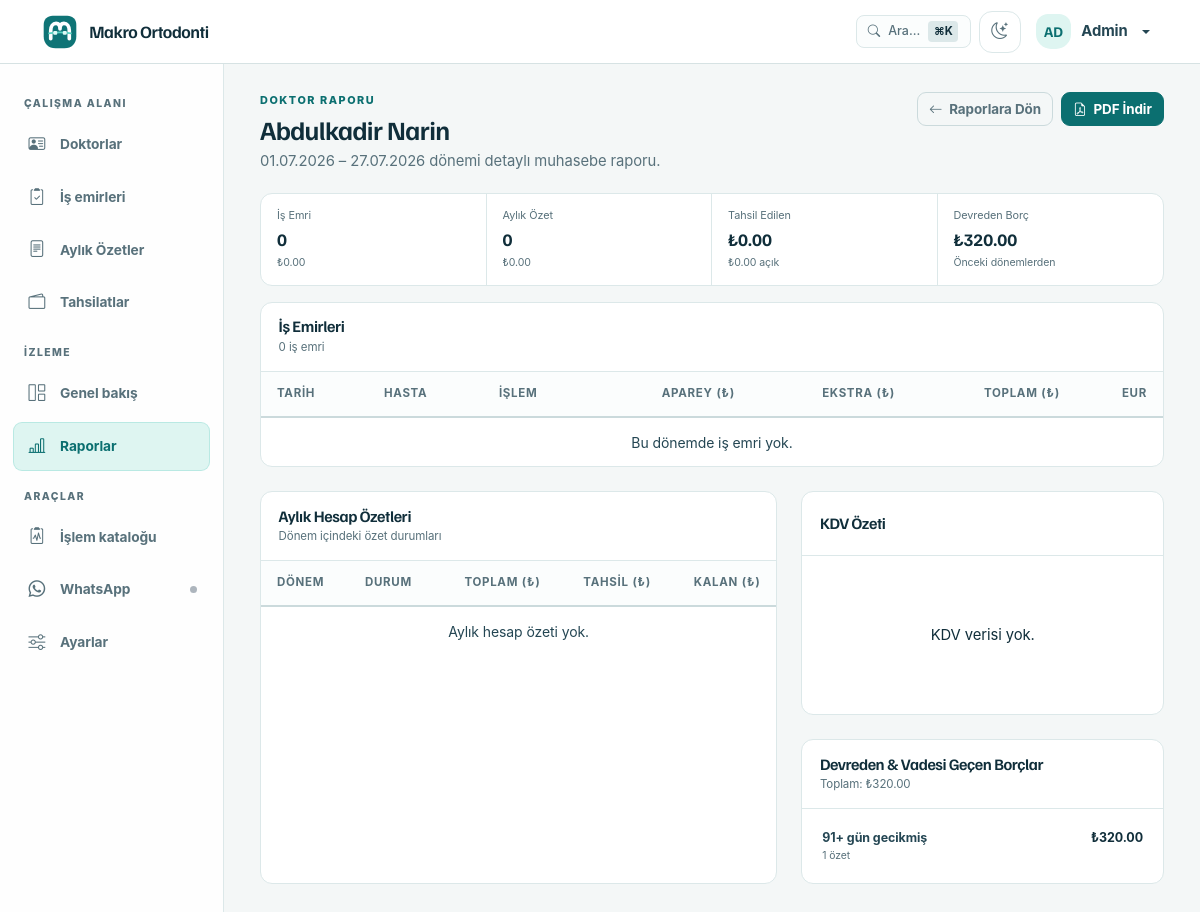
The app's page /reports/doctor/1?period=this_month&start_date=2026-07-01&end_date=2026-07-27 (signed in) with its own data.
### app/models/models.py (models this page shows, shortened)
class User(UserMixin, Base, TimestampMixin):
    __tablename__ = "users"
    id: Mapped[int] = mapped_column(Integer, primary_key=True, autoincrement=True)
    username: Mapped[str] = mapped_column(String(50), nullable=False, unique=True, index=True)
    password_hash: Mapped[str] = mapped_column(String(256), nullable=False)
    full_name: Mapped[str] = mapped_column(String(150), nullable=False)
    role: Mapped[str] = mapped_column(String(20), nullable=False, default="staff", index=True)
    is_active: Mapped[bool] = mapped_column(Boolean, default=True, nullable=False)
    last_login: Mapped[datetime | None] = mapped_column(DateTime, nullable=True)
    api_token_hash: Mapped[str | None] = mapped_column(String(64), nullable=True, unique=True, index=True)
    ROLE_ADMIN = "admin"
    ROLE_STAFF = "staff"
    VALID_ROLES = [ROLE_ADMIN, ROLE_STAFF]

class Party(Base, TimestampMixin):
    __tablename__ = "parties"
    id: Mapped[int] = mapped_column(Integer, primary_key=True, autoincrement=True)
    party_type: Mapped[str] = mapped_column(
        SQLEnum(PartyType), nullable=False, default=PartyType.DENTIST, index=True
    )
    name: Mapped[str] = mapped_column(String(200), nullable=False)  # full name or company name
    phone: Mapped[str | None] = mapped_column(String(20), nullable=True, index=True)
    email: Mapped[str | None] = mapped_column(String(200), nullable=True)
    address: Mapped[str | None] = mapped_column(Text, nullable=True)
    tax_id: Mapped[str | None] = mapped_column(String(50), nullable=True)  # TC Kimlik / Vergi No
    notes: Mapped[str | None] = mapped_column(Text, nullable=True)
    is_active: Mapped[bool] = mapped_column(Boolean, default=True, nullable=False, index=True)
    previous_balance: Mapped[Decimal] = mapped_column(Numeric(12, 2), default=Decimal("0.00"), nullable=False)
    applies_kdv: Mapped[bool] = mapped_column(Boolean, default=False, nullable=False, index=True)
    first_name: Mapped[str | None] = mapped_column(String(100), nullable=True)
    last_name: Mapped[str | None] = mapped_column(String(100), nullable=True)
    date_of_birth: Mapped[date | None] = mapped_column(nullable=True)
    treatment_status: Mapped[str] = mapped_column(
        String(30), default="active", nullable=False, index=True
    )
    contact_person: Mapped[str | None] = mapped_column(String(150), nullable=True)
    contact_phone: Mapped[str | None] = mapped_column(String(20), nullable=True)
    referred_by_id: Mapped[int | None] = mapped_column(Integer, ForeignKey("parties.id"), nullable=True, index=True)
    referred_by = relationship("Party", remote_side="Party.id", foreign_keys=[referred_by_id], lazy="selectin")
    invoices: Mapped[list["Invoice"]] = relationship(
        back_populates="party", lazy="selectin"
    )
    patient: Mapped["Patient"] = relationship(
        back_populates="party", uselist=False, lazy="selectin"
    )
    treatments: Mapped[list["PatientTreatment"]] = relationship(
        back_populates="party", lazy="selectin"
    )
    work_orders: Mapped[list["WorkOrder"]] = relationship(
        back_populates="party", lazy="selectin"
    )
    previous_balance_payments: Mapped[list["PartyPayment"]] = relationship(
        back_populates="party",
        cascade="all, delete-orphan",
        lazy="selectin",
        order_by="PartyPayment.payment_date.desc(), PartyPayment.id.desc()",
    )
    __table_args__ = (
        UniqueConstraint("name", "phone", "party_type", name="uq_party_identity"),
    )
    @property
    def previous_balance_collected(self) -> Decimal:
        return money(sum(
            (payment.amount for payment in self.previous_balance_payments),
            Decimal("0.00"),
        ))
    @property
    def previous_balance_outstanding(self) -> Decimal:
        return money(max(
            money(self.previous_balance or Decimal("0.00")) - self.previous_balance_collected,
            Decimal("0.00"),
        ))

### app/routes/reports.py (the view)
@reports_bp.route("/doctor/<int:party_id>")
@login_required
@permissions_required("reports.view")
def doctor_detail(party_id: int):
    today = date.today()
    start_date, end_date, selected_period = resolve_period(
        today,
        request.args.get("period", "this_month"),
        request.args.get("start_date", ""),
        request.args.get("end_date", ""),
    )
    data = fetch_report_data(start_date, end_date)
    detail = build_doctor_detail(party_id, start_date, end_date, data["all_makbuzlar"], data["work_orders"])
    vat_summary = build_vat_summary([
        m for m in data["makbuzlar"] if m.party_id == party_id
    ])
    return render_template(
        "reports/doctor_detail.html",
        today=today,
        start_date=start_date,
        end_date=end_date,
        selected_period=selected_period,
        detail=detail,
        vat_summary=vat_summary,
        current_rate=data["current_rate"],
        month_names=MONTH_NAMES,
    )

### app/__init__.py (called while the page is built, shortened)
def _get_cached_setting(key: str, default: str = "") -> str:
    now = time.monotonic()
    cached = _settings_cache.get(key)
    if cached and (now - cached[0]) < _SETTINGS_CACHE_TTL:
        return cached[1]

### app/authz.py (called while the page is built)
def has_permission(user, permission: str) -> bool:
    permissions = ROLE_PERMISSIONS.get(getattr(user, "role", None), frozenset())
    return "*" in permissions or permission in permissions

def permissions_required(*permissions: str):
    def decorator(view_func):
        @wraps(view_func)
        def wrapped(*args, **kwargs):
            if not current_user.is_authenticated:
                return redirect(url_for("auth.login"))
            if not all(has_permission(current_user, permission) for permission in permissions):
                flash("Bu işlem için yetkiniz bulunmuyor.", "danger")
                return redirect(url_for("dashboard.index"))
            return view_func(*args, **kwargs)
        return wrapped
    return decorator

### app/models/models.py (called while the page is built)
def money(value: object) -> Decimal:
    if value is None:
        return Decimal("0.00")
    return Decimal(str(value)).quantize(MONEY_SCALE, rounding=ROUND_HALF_UP)

### app/services/exchange_service.py (called while the page is built, shortened)
def get_rate_health(max_age_days: int = 2) -> dict:
    latest = db.session.execute(
        db.select(ExchangeRate)
        .order_by(ExchangeRate.rate_date.desc())
        .limit(1)
    ).scalar_one_or_none()
    age_days = (date.today() - latest.rate_date).days
    return {
        "exists": True,
        "is_stale": age_days > max_age_days,
        "age_days": age_days,
        "last_date": latest.rate_date,
        "last_rate": Decimal(str(latest.eur_to_try)),
    }

def ensure_daily_rate(max_age_days: int = 2) -> dict:
    global _last_auto_check_date
    today = date.today()
    if _last_auto_check_date == today:
        return get_rate_health(max_age_days=max_age_days)

### app/services/reports_service.py (called while the page is built, shortened)
def build_vat_summary(makbuzlar: list[Makbuz]) -> list[VATSummary]:
    summaries: dict[Decimal, VATSummary] = {}
    return sorted(summaries.values(), key=lambda s: s.rate)

### app/services/validation_service.py (called while the page is built)
def parse_date(date_str: str) -> date | None:
    if not date_str:
        return None
    try:
        return date.fromisoformat(date_str.strip())
    except ValueError:
        return None

### app/services/whatsapp_service.py (called while the page is built)
    @classmethod
    def quick_state(cls) -> str:
        with cls._state_lock:
            if cls._connected:
                return "connected"
            if cls._thread is not None and cls._thread.is_alive():
                return "connecting"
            return "disconnected"

### app/templates/reports/doctor_detail.html (shortened to what this page needs)
{% extends "base.html" %}
{% block content %}
<header class="workspace-header">
    <div>
        <div class="page-eyebrow">Doktor Raporu</div>
        <h1>{{ detail.doctor.doctor_name }}</h1>
        <p>{{ start_date.strftime('%d.%m.%Y') }} – {{ end_date.strftime('%d.%m.%Y') }} dönemi detaylı muhasebe raporu.</p>
    </div>
    <div class="d-flex gap-2">
        <a href="{{ url_for('reports.index', period=selected_period, start_date=start_date.isoformat(), end_date=end_date.isoformat()) }}" class="btn btn-outline-secondary btn-sm">
            <i class="bi bi-arrow-left"></i> Raporlara Dön
        </a>
        <a href="{{ url_for('reports.doctor_pdf', party_id=detail.doctor.party_id, period=selected_period, start_date=start_date.isoformat(), end_date=end_date.isoformat()) }}" class="btn btn-primary btn-sm" target="_blank">
            <i class="bi bi-file-earmark-pdf"></i> PDF İndir
        </a>
    </div>
</header>
<div class="summary-line summary-line--four" aria-label="Doktor özeti">
    <div><span>İş Emri</span><strong>{{ detail.doctor.work_order_count }}</strong><small>₺{{ "{:,.2f}".format(detail.doctor.total_try) }}</small></div>
    <div><span>Aylık Özet</span><strong>{{ detail.doctor.makbuz_count }}</strong><small>₺{{ "{:,.2f}".format(detail.doctor.makbuz_total_try) }}</small></div>
    <div><span>Tahsil Edilen</span><strong>₺{{ "{:,.2f}".format(detail.doctor.collected_try) }}</strong><small>₺{{ "{:,.2f}".format(detail.doctor.outstanding_try) }} açık</small></div>
    <div><span>Devreden Borç</span><strong>₺{{ "{:,.2f}".format(detail.previous_debt) }}</strong><small>{% if detail.previous_debt > 0 %}Önceki dönemlerden{% else %}Borç yok{% endif %}</small></div>
</div>
<section class="work-panel mb-4" aria-labelledby="wo-title">
    <div class="work-panel__header">
        <div><h2 id="wo-title">İş Emirleri</h2><p>{{ detail.work_orders|length }} iş emri</p></div>
    </div>
    <div class="table-responsive">
        <table class="table table-hover">
            <thead><tr>
                <th>Tarih</th>
                <th>Hasta</th>
                <th>İşlem</th>
                <th class="text-end">Aparey (₺)</th>
                <th class="text-end">Ekstra (₺)</th>
                <th class="text-end">Toplam (₺)</th>
                <th class="text-end">EUR</th>
            </tr></thead>
            <tbody>
                {% for item in detail.work_orders %}
                {% set wo = item.work_order %}
                <tr>
                    <td>{{ wo.work_date.strftime('%d.%m.%Y') }}</td>
                    <td><strong>{{ wo.patient_name }}</strong></td>
                    <td>{{ (wo.apparatus_type or '')|truncate(50) }}</td>
                    <td class="text-end">{{ "{:,.2f}".format(wo.apparatus_price) }}</td>
                    <td class="text-end">{{ "{:,.2f}".format(wo.extra_price) }}</td>
                    <td class="text-end fw-bold">{{ "{:,.2f}".format(wo.total_price) }}</td>
                    <td class="text-end">€{{ "{:,.2f}".format(item.total_eur) }}</td>
                </tr>
                {% else %}<tr><td colspan="7" class="empty-state">Bu dönemde iş emri yok.</td></tr>{% endfor %}
            </tbody>
        </table>
    </div>
</section>
<div class="row g-4 mb-4">
    <div class="col-xl-7">
        <section class="work-panel h-100" aria-labelledby="makbuz-title">
            <div class="work-panel__header">
                <div><h2 id="makbuz-title">Aylık Hesap Özetleri</h2><p>Dönem içindeki özet durumları</p></div>
            </div>
            <div class="table-responsive">
                <table class="table table-hover">
                    <thead><tr>
                        <th>Dönem</th>
                        <th>Durum</th>
                        <th class="text-end">Toplam (₺)</th>
                        <th class="text-end">Tahsil (₺)</th>
                        <th class="text-end">Kalan (₺)</th>
                    </tr></thead>
                    <tbody>
                        {% for item in detail.makbuzlar %}
                        {% set m = item.makbuz %}
                        <tr>
                            <td><strong>{{ month_names[m.month] }} {{ m.year }}</strong></td>
                            <td>
                                {% if m.status == 'paid' %}<span class="badge bg-success">Ödendi</span>
                                {% elif m.status == 'sent' %}<span class="badge bg-warning text-dark">Gönderildi</span>
                                {% else %}<span class="badge bg-secondary">Taslak</span>{% endif %}
                            </td>
                            <td class="text-end">{{ "{:,.2f}".format(m.grand_total) }}</td>
                            <td class="text-end">{{ "{:,.2f}".format(item.collected) }}</td>
                            <td class="text-end {% if item.outstanding > 0 %}text-danger{% endif %}">{{ "{:,.2f}".format(item.outstanding) }}</td>
                        </tr>
                        {% else %}<tr><td colspan="5" class="empty-state">Aylık hesap özeti yok.</td></tr>{% endfor %}
                    </tbody>
                </table>
            </div>
        </section>
    </div>
    <div class="col-xl-5">
        <section class="work-panel mb-4" aria-labelledby="vat-detail-title">
            <div class="work-panel__header"><div><h2 id="vat-detail-title">KDV Özeti</h2></div></div>
            <div class="card-body">
                {% for v in vat_summary %}
                <div class="status-count-row"><span>{{ v.label }}</span><strong>₺{{ "{:,.2f}".format(v.vat_amount) }}</strong></div>
                {% else %}<div class="empty-state">KDV verisi yok.</div>{% endfor %}
            </div>
        </section>
        <section class="work-panel" aria-labelledby="aging-detail-title">
            <div class="work-panel__header"><div><h2 id="aging-detail-title">Devreden & Vadesi Geçen Borçlar</h2><p>Toplam: ₺{{ "{:,.2f}".format(detail.total_outstanding) }}</p></div></div>
            <div class="card-body">
                {% for b in detail.aging %}
                {% if b.amount > 0 %}
                <div class="aging-row">
                    <div><span>{{ b.label }}</span><small>{{ b.count }} özet</small></div>
                    <strong>₺{{ "{:,.2f}".format(b.amount) }}</strong>
                </div>
                {% endif %}
                {% else %}<div class="empty-state">Açık alacak yok.</div>{% endfor %}
            </div>
        </section>
    </div>
</div>
{% endblock %}

### app/templates/components/navbar.html (shortened to what this page needs)
<nav class="navbar fixed-top" aria-label="Üst menü">
    <div class="container-fluid">
        <a class="navbar-brand d-flex align-items-center" href="{{ url_for('dashboard.index') }}" aria-label="{{ clinic_name }} ana sayfa">
            <span class="brand-mark" aria-hidden="true"></span>
            <span class="brand-copy"><span>{{ clinic_name }}</span></span>
        </a>
        <ul class="navbar-nav ms-auto flex-row align-items-center gap-2">
                {% if current_user.is_authenticated %}
                <li class="nav-item">
                    <button class="cmd-k-trigger" type="button" data-bs-toggle="modal" data-bs-target="#commandPaletteModal" title="Hızlı Arama (Cmd+K)">
                        <i class="bi bi-search"></i>
                        <span class="d-none d-sm-inline">Ara...</span>
                        <span class="cmd-k-badge">⌘K</span>
                    </button>
                </li>
                <li class="nav-item">
                    <button class="theme-toggle" type="button" aria-label="Tema değiştir" title="Açık/Koyu tema">
                        <i class="bi bi-moon-stars" aria-hidden="true"></i>
                    </button>
                </li>
                <li class="nav-item dropdown">
                    <a class="nav-link dropdown-toggle user-menu" href="#" data-bs-toggle="dropdown" aria-expanded="false" aria-label="{{ current_user.full_name }} kullanıcı menüsü">
                        <span class="user-avatar" aria-hidden="true">{{ current_user.full_name[:2]|upper }}</span>
                        <span class="user-name">{{ current_user.full_name }}</span>
                    </a>
                </li>
                {% endif %}
        </ul>
    </div>
</nav>

### records on screen
User: full_name "AD", full_name "Admin"
Party: doctor.doctor_name "Abdulkadir Narin"

### other values on screen
{{ clinic_name }} "Makro Ortodonti"
{{ start_date.strftime('%d.%m.%Y') }} "01.07.2026"
{{ end_date.strftime('%d.%m.%Y') }} "27.07.2026"
{{ detail.doctor.work_order_count }} "0"
{{ "{:,.2f}".format(detail.doctor.total_try) }} "0.00"
{{ detail.doctor.makbuz_count }} "0"
{{ "{:,.2f}".format(detail.doctor.makbuz_total_try) }} "0.00"
{{ "{:,.2f}".format(detail.doctor.collected_try) }} "0.00"
{{ "{:,.2f}".format(detail.doctor.outstanding_try) }} "0.00"
{{ "{:,.2f}".format(detail.previous_debt) }} "320.00"
{{ detail.work_orders|length }} "0"
{{ "{:,.2f}".format(detail.total_outstanding) }} "320.00"
{{ b.label }} "91+ gün gecikmiş"
{{ b.count }} "1"
{{ "{:,.2f}".format(b.amount) }} "320.00"
